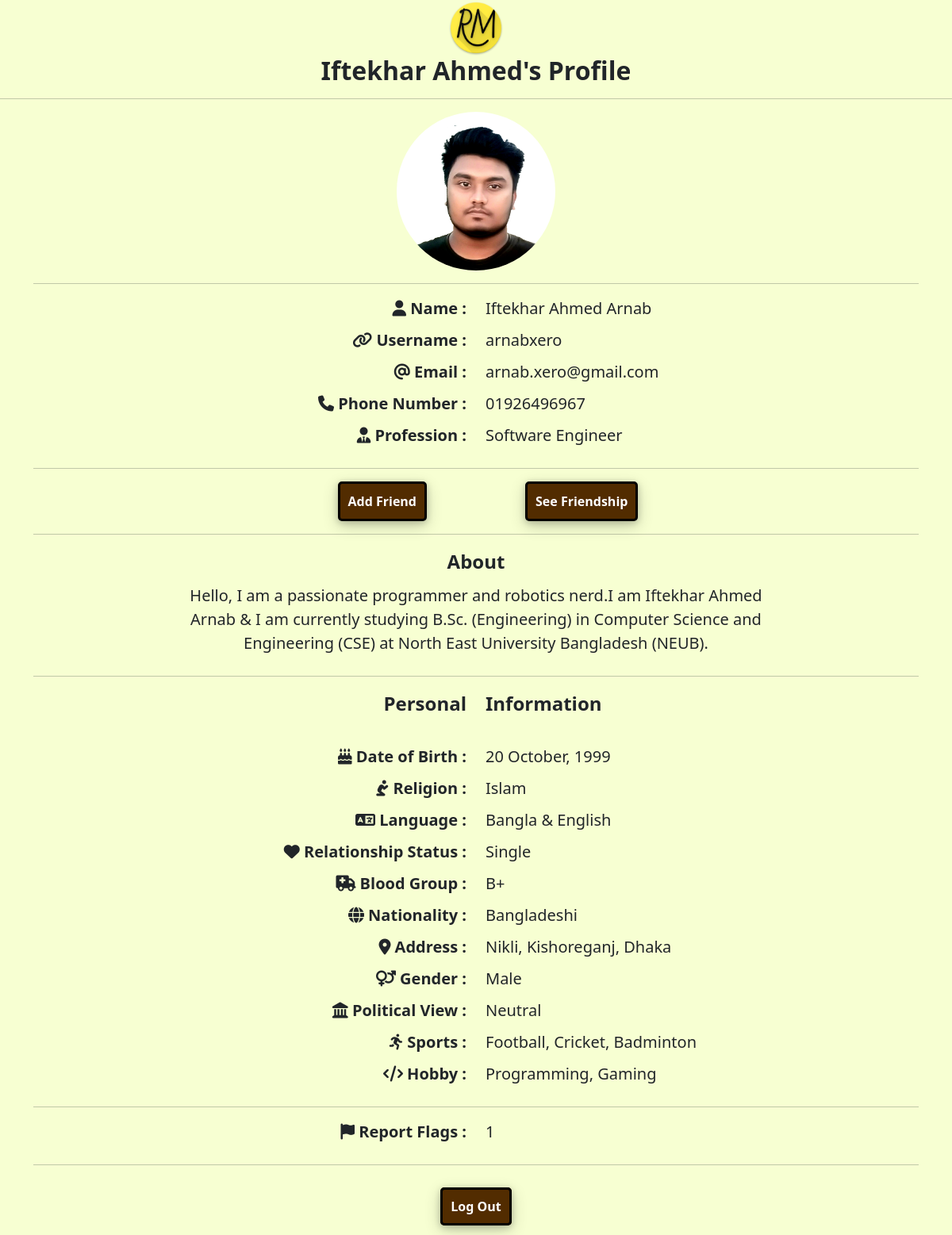
The page /view_user.php?uid=2 (signed in) on the database its author committed.
### tables this page shows
CREATE TABLE `users` (
  `fname` varchar(150) DEFAULT NULL,
  `lname` varchar(150) DEFAULT NULL,
  `uname` varchar(150) DEFAULT NULL,
  `email` varchar(150) DEFAULT NULL,
  `phone` varchar(150) DEFAULT NULL,
  `job` varchar(150) DEFAULT NULL,
  `about` varchar(500) DEFAULT NULL,
  `pass` varchar(150) DEFAULT NULL,
  `id` int(11) NOT NULL,
  `verified` varchar(20) DEFAULT NULL,
  `flag` int(11) DEFAULT 0,
  `content_count` int(11) DEFAULT 0,
  `pro_pic` varchar(500) DEFAULT NULL,
  `temp_id` varchar(50) DEFAULT NULL,
  `date_of_birth` varchar(100) DEFAULT NULL,
  `religion` varchar(100) DEFAULT NULL,
  `language` varchar(100) DEFAULT NULL,
  `relation` varchar(100) DEFAULT NULL,
  `blood` varchar(100) DEFAULT NULL,
  `nation` varchar(100) DEFAULT NULL,
  `address` varchar(100) DEFAULT NULL,
  `gender` varchar(50) DEFAULT NULL,
  `politics` varchar(50) DEFAULT NULL,
  `sports` varchar(400) DEFAULT NULL,
  `hobby` varchar(400) DEFAULT NULL,
  `temp_id2` varchar(50) DEFAULT NULL,
  `status` varchar(50) DEFAULT NULL,
  `s_verified` varchar(50) DEFAULT NULL
);

### view_user.php (the view, shortened to what this page needs)
<?php
include('include/connection.php');
$name = "Undefined";
$username = "Undefined";
$email = "Undefined";
$phone = "Undefined";
$job = "Undefined";
$about = "Undefined";
$flags = 0;
$propic = "ext-files/user/default.jpg";
$dob = "Undefined";
$rel = "Undefined";
$lan = "Undefined";
$rstat = "Undefined";
$bg = "Undefined";
$nat = "Undefined";
$addr = "Undefined";
$gen = "Undefined";
$pol = "Undefined";
$spo = "Undefined";
$hobb = "Undefined";
$ulname = "Undefined";
$vcheck = "hidden";
if (isset($_SESSION['logid'])) {
    function get_flag_count($user_id)
    {
        include('include/connection.php');
        $sql = "SELECT * FROM flaglist WHERE user_id = '$user_id'";
        $res = mysqli_query($con, $sql);
        $count = mysqli_num_rows($res);
        return $count;
    }
    $id = $_GET['uid'];
    $sql = "SELECT * FROM users WHERE id = '$id'";
    $result = mysqli_query($con, $sql);
    while ($row = mysqli_fetch_assoc($result)) {
        $name = $row['fname'] . ' ' . $row['lname'];
        $ulname = $row['fname'];
        $username = $row['uname'];
        $email = $row['email'];
        $phone = $row['phone'];
        $job = $row['job'];
        $about = $row['about'];
        $flags = get_flag_count($row['id']);
        $propic = "ext-files/user/" . $row['pro_pic'];
        $dob = $row['date_of_birth'];
        $rel = $row['religion'];
        $lan = $row['language'];
        $rstat = $row['relation'];
        $bg = $row['blood'];
        $nat = $row['nation'];
        $addr = $row['address'];
        $gen = $row['gender'];
        $pol = $row['politics'];
        $spo = $row['sports'];
        $hobb = $row['hobby'];
    }
} else {
    header('Location: logreg.php');
}
$myid = $_SESSION['logid'];
$uid = $_GET['uid'];
$frnd_bt = "Add Friend";
$frnd_op_link = "subdir/friendop.php?sid=" . $myid . "&rid=" . $uid . "&op=add";
$frnd_bt2 = "See Friendship";
$frnd_op_link2 = "";
$custom_style = "";
$custom_style2 = "";
$frnd_bt_dialog = "Send Friend Request?";
?>
<!DOCTYPE html>
<html lang="en">
<head>
    <link rel="stylesheet" href="assets/fontawesome/css/all.css">
    <link rel="stylesheet" href="assets/bootstrap/css/bootstrap.min.css">
    <link rel="stylesheet" href="css/style.css?v=<?php echo time(); ?>">
</head>
<body style="background-color:#f7ffd2; text-align:center;">
    <a href="index.php">
        <img src="files/logo/rm.png" height="70px" width="70px">
    </a>
    <h2 style="text-align:center; font-weight:bold;"><?= $ulname ?>'s Profile</h2>
    <hr>
    <div class="container">
        <div class="row">
            <div class="col-sm-4">
            </div>
            <div class="col-sm-4" style="text-align:center;">
                <img class="profile-picture" src="<?= $propic ?>"></img>
            </div>
            <div class="col-sm-4">
            </div>
        </div>
        <hr>
        <div class="row">
            <div class="col-6" style="text-align:right;">
                <span class="profile-details-param"><i class="fas fa-user"></i> Name : </span>
                <span class="profile-details-param"><i class="fas fa-link"></i> Username : </span>
                <span class="profile-details-param"><i class="fas fa-at"></i> Email : </span>
                <span class="profile-details-param"><i class="fas fa-phone"></i> Phone Number : </span>
                <span class="profile-details-param"><i class="fas fa-user-tie"></i> Profession : </span>
            </div>
            <div class="col-6" style="text-align:left;">
                <span class="profile-details"><?= $name ?> &nbsp<img src="files/logo/verified.png" height="25px" width="25px" title="User Identity Verified" <?= $vcheck ?> onclick=" window.alert('User is Identity Verified!');"></span>
                <span class="profile-details"><?= $username ?></span>
                <span class="profile-details"><?= $email ?></span>
                <span class="profile-details"><?= $phone ?></span>
                <span class="profile-details"><?= $job ?></span>
            </div>
        </div>
        <hr>
        <div class="row">
            <div class="col-6">
                <a class="pro-btn" style="float: right; margin-right: 50px;<?= $custom_style ?>" href="<?= $frnd_op_link ?>" onclick="if (confirm('<?= $frnd_bt_dialog ?>')){return true;}else{event.stopPropagation(); event.preventDefault();};" title=""><?= $frnd_bt ?></a>
            </div>
            <div class="col-6">
                <a class="pro-btn" style="float: left; margin-left: 50px;<?= $custom_style2 ?>" href="<?= $frnd_op_link2 ?>"><?= $frnd_bt2 ?></a>
            </div>
        </div>
        <hr>
        <div class="row">
            <div class="col-2">
            </div>
            <div class="col-8" style="text-align:center;">
                <span class="profile-details-param" style="font-size:24px;">About</span>
                <p class="profile-details"><?= $about ?></p>
            </div>
            <div class="col-2">
            </div>
        </div>
        <hr>
        <div class="row">
            <div class="col-6" style="text-align:right;">
                <span class="profile-details-param" style="font-size:24px;">Personal</span>
                <br>
                <span class="profile-details-param"><i class="fas fa-birthday-cake"></i> Date of Birth : </span>
                <span class="profile-details-param"><i class="fas fa-pray"></i> Religion : </span>
                <span class="profile-details-param"><i class="fas fa-language"></i> Language : </span>
                <span class="profile-details-param"><i class="fas fa-heart"></i> Relationship Status : </span>
                <span class="profile-details-param"><i class="fas fa-ambulance"></i> Blood Group : </span>
                <span class="profile-details-param"><i class="fas fa-globe"></i> Nationality : </span>
                <span class="profile-details-param"><i class="fas fa-map-marker-alt"></i> Address : </span>
                <span class="profile-details-param"><i class="fas fa-venus-mars"></i> Gender : </span>
                <span class="profile-details-param"><i class="fas fa-landmark"></i> Political View : </span>
                <span class="profile-details-param"><i class="fas fa-running"></i> Sports : </span>
                <span class="profile-details-param"><i class="fas fa-code"></i> Hobby : </span>
            </div>
            <div class="col-6" style="text-align:left;">
                <span class="profile-details-param" style="font-size:24px;">Information</span>
                <br>
                <span class="profile-details"><?= $dob ?></span>
                <span class="profile-details"><?= $rel ?></span>
                <span class="profile-details"><?= $lan ?></span>
                <span class="profile-details"><?= $rstat ?></span>
                <span class="profile-details"><?= $bg ?></span>
                <span class="profile-details"><?= $nat ?></span>
                <span class="profile-details"><?= $addr ?></span>
                <span class="profile-details"><?= $gen ?></span>
                <span class="profile-details"><?= $pol ?></span>
                <span class="profile-details"><?= $spo ?></span>
                <span class="profile-details"><?= $hobb ?></span>
            </div>
        </div>
        <hr>
        <div class="row">
            <div class="col-6" style="text-align:right;">
                <span class="profile-details-param"><i class="fas fa-flag"></i> Report Flags : </span>
            </div>
            <div class="col-6" style="text-align:left;">
                <span class="profile-details"><?= $flags ?></span>
            </div>
        </div>
        <hr>
        <br>
        <div class="row">
            <div class="col-sm-5" style="text-align:right;">
            </div>
            <div class="col-sm-2" style="text-align:center;">
                <a class="pro-btn" href="subdir/logout.php">Log Out</a>
            </div>
            <div class="col-sm-5" style="text-align:left;">
            </div>
        </div>
        <br>
    </div>
</body>
</html>

### css/style.css (style rules this page uses)
:root { --transition-speed: 600ms; }
* { scrollbar-width: thin; scrollbar-color: #3d3f28 #faffaf; }
span { display: inline-block; width: 100%; max-height: 300px; -webkit-line-clamp: 2; display: -webkit-box; -webkit-box-orient: vertical; overflow: hidden; text-overflow: ellipsis; }
.profile-picture { border-radius: 60%; height: 200px; width: 200px; }
.profile-details-param { font-weight: bold; font-size: 20px; margin-bottom: 10px; }
.profile-details { font-size: 20px; margin-bottom: 10px; }
.pro-btn { border: 3px solid black; border-radius: 5px; text-decoration: none; font-weight: bold; color: rgb(255, 255, 255); background-color: rgb(82, 44, 0); padding: 10px; box-shadow: 0 2px 8px 0 rgba(0, 0, 0, 0.2), 0 6px 20px 0 rgba(0, 0, 0, 0.19); transition: var(--transition-speed); }

### rows shown on the page
users: fname "Iftekhar Ahmed", pro_pic (picture), name "Iftekhar Ahmed Arnab", uname "arnabxero", email "arnab.xero@gmail.com", phone "01926496967", job "Software Engineer", about "Hello, I am a passionate programmer and robotics nerd.I am Iftekhar Ahmed Arnab & I am currently studying B.Sc. (Engineering) in Computer Science and Engineering (CSE) at North East University Bangladesh (NEUB).", date_of_birth "20 October, 1999", religion "Islam", language "Bangla & English", relation "Single", blood "B+", nation "Bangladeshi", address "Nikli, Kishoreganj, Dhaka", gender "Male", politics "Neutral", sports "Football, Cricket, Badminton", hobby "Programming, Gaming"

### other values the page prints
$frnd_bt "Add Friend"
$frnd_bt2 "See Friendship"
$flags "1"
